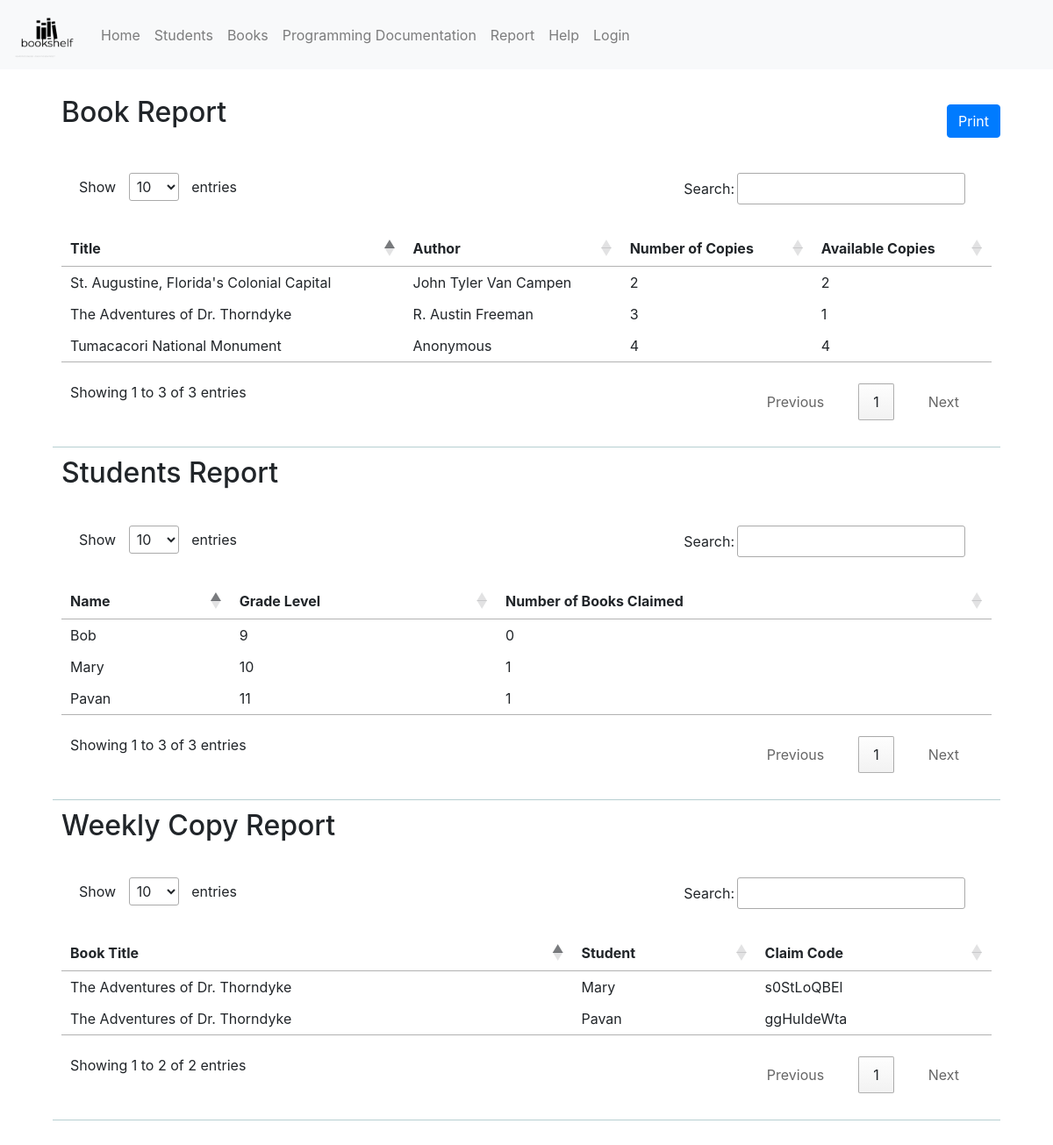
The page /report/ on the database its author committed.
### fbla_admin/models.py (models this page shows, shortened)
class book(models.Model):
    name = models.CharField(max_length=255)
    slug = extension_fields.AutoSlugField(populate_from='name', blank=True)
    created = models.DateTimeField(auto_now_add=True, editable=False)
    last_updated = models.DateTimeField(auto_now=True, editable=False)
    author = models.CharField(max_length=100)
    genre = models.CharField(max_length=100)
    image = models.ImageField(verbose_name="Cover Image", upload_to="book_images/", blank=True)
    class Meta:
        ordering = ('-created',)
    def __str__(self):
        return u'%s' % self.slug

class student(models.Model):
    name = models.CharField(max_length=255)
    slug = extension_fields.AutoSlugField(populate_from='name', blank=True)
    created = models.DateTimeField(auto_now_add=True, editable=False)
    last_updated = models.DateTimeField(auto_now=True, editable=False)
    grade_level = models.SmallIntegerField()
    class Meta:
        ordering = ('-created',)
    def __str__(self):
        return u'%s' % self.slug

class ebook(models.Model):
    name = models.CharField(max_length=255, verbose_name="Claim Code", unique=True)
    slug = extension_fields.AutoSlugField(populate_from='name', blank=True)
    created = models.DateTimeField(auto_now_add=True, editable=False)
    last_updated = models.DateTimeField(auto_now=True, editable=False)
    check_out_student = models.ForeignKey(
        'fbla_admin.student',
        on_delete=models.CASCADE, related_name="students",
        blank=True,
        null=True
    )
    book_id = models.ForeignKey(
        'fbla_admin.book',
        on_delete=models.CASCADE, related_name="books",
    )
    class Meta:
        ordering = ('-created',)
    def __str__(self):
        return u'%s' % self.slug

### fbla_admin/views.py (the view)
# urls.py: path('report/', views.report)
def report(request):
    context = {}
    toRet = []
    for bok in book.objects.all():
        bok.count  = ebook.objects.filter(book_id=bok.id).count()
        bok.available = bok.count - ebook.objects.filter(book_id=bok.id).exclude(check_out_student=None).count()
        toRet.append(bok)
    context['students'] = []
    for studen in student.objects.all():
        studen.count = ebook.objects.filter(check_out_student=studen.id).count()
        context['students'].append(studen)
    context['books'] = toRet
    context['ebooks'] =ebook.objects.exclude(check_out_student=None).all()
    print(context)
    return render(request, 'fbla_admin/report.html', context=context)

### fbla_admin/templates/fbla_admin/report.html (shortened to what this page needs)
{% extends "base.html" %} {% load static %} {% block content %}
<div class="grp gap">
  <button class="btn btn-primary" style="float: right;" onClick="window.print()">Print</button>
  <div class="card-group-x">
    <h2>Book Report</h2>
    <table id="tab1">
      <thead>
        <th>Title</th>
        <th>Author</th>
        <th>Number of Copies</th>
        <th>Available Copies</th>
      </thead>
      {% for book in books %}
      <tr>
        <td>{{ book.name }}</td>
        <td>{{ book.author }}</td>
        <td>{{ book.count }}</td>
        <td>{{ book.available }}</td>
      </tr>
      {% endfor %}
    </table>
  </div>
  <div class="card-group-x">
    <h2>Students Report</h2>
    <table id="tab2">
      <thead>
        <th>Name</th>
        <th>Grade Level</th>
        <th>Number of Books Claimed</th>
      </thead>
      {% for student in students %}
      <tr>
        <td>{{ student.name }}</td>
        <td>{{ student.grade_level }}</td>
        <td>{{ student.count }}</td>
      </tr>
      {% endfor %}
    </table>
  </div>
  <div class="card-group-x">
    <h2>Weekly Copy Report</h2>
    <table id="tab3">
      <thead>
        <th>Book Title</th>
        <th>Student</th>
        <th>Claim Code</th>
      </thead>
      {% for ebook in ebooks %}
      <tr>
        <td>{{ ebook.book_id.name }}</td>
        <td>{{ ebook.check_out_student.name }}</td>
        <td>{{ ebook.name }}</td>
      </tr>
      {% endfor %}
    </table>
  </div>
</div>
{% endblock %}

### fbla_admin/templates/base.html (style rules this page uses)
.gap * { margin: 10px; }
.card-group-x { border-bottom: rgb(182, 207, 209) 1px solid; }

### rows shown on the page
book: name "Tumacacori National Monument", author "Anonymous", count "4", available "4"
book: name "St. Augustine, Florida's Colonial Capital", author "John Tyler Van Campen", count "2", available "2"
book: name "The Adventures of Dr. Thorndyke", author "R. Austin Freeman", count "3", available "1"
student: name "Mary", grade_level "10", count "1"
student: name "Bob", grade_level "9", count "0"
student: name "Pavan", grade_level "11", count "1"
ebook: book_id.name "The Adventures of Dr. Thorndyke", check_out_student.name "Mary", name "s0StLoQBEl"
ebook: book_id.name "The Adventures of Dr. Thorndyke", check_out_student.name "Pavan", name "ggHuIdeWta"
